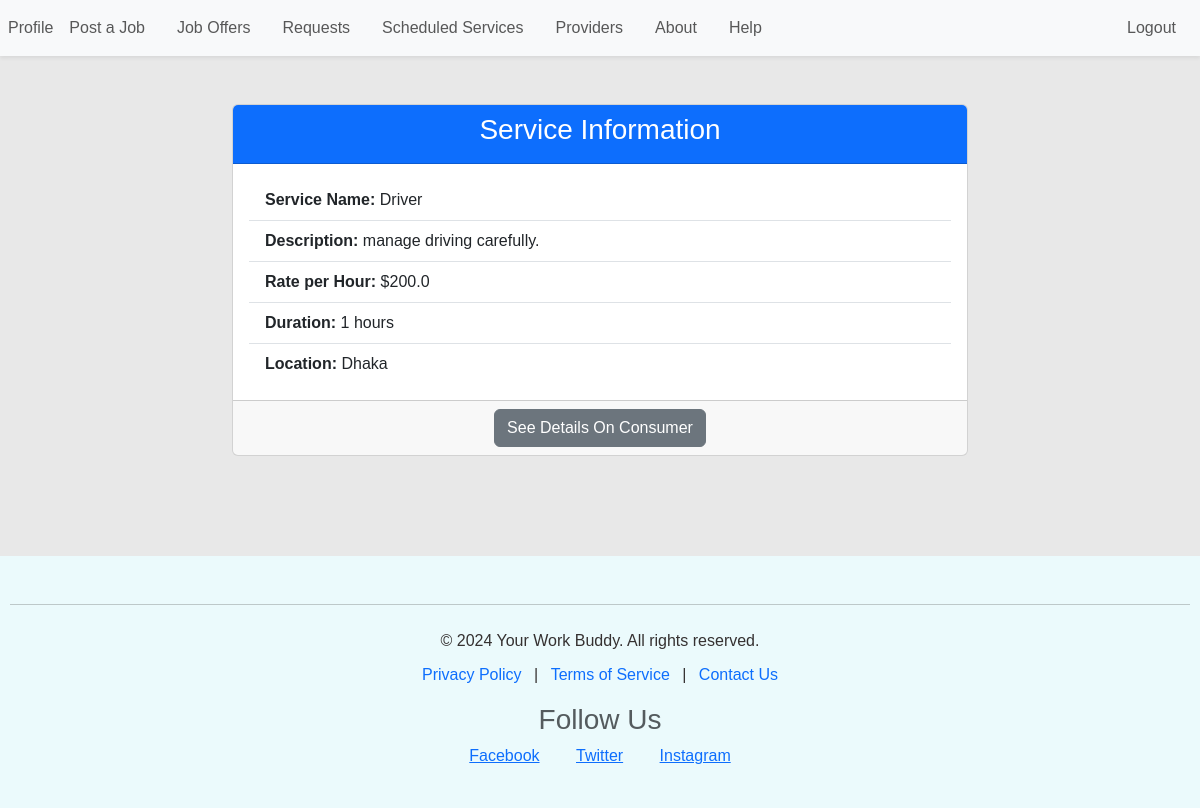
The page /service/9 (signed in) on the database its author committed.
### services/models.py (models this page shows, shortened)
class Service(models.Model):
    service_id = models.IntegerField(blank=True, null=True)
    service_name = models.CharField(max_length=200, blank=True, null=True)
    description = models.TextField(blank=True, null=True)
    rate_per_hour = models.FloatField(blank=True, null=True)
    duration = models.IntegerField(blank=True, null=True)
    service_date = models.DateField(default="2024-01-01", blank=True, null=True)
    location = models.CharField(max_length=255, blank=True, null=True)
    posted_by = models.ForeignKey(settings.AUTH_USER_MODEL, on_delete=models.CASCADE, related_name='posted_services', blank=True, null=True)
    hide = models.BooleanField(default=False)

### services/views.py (the view)
# urls.py: path('service/<int:id>', s_views.service_detail, name='service_detail'),
@login_required
def service_detail(request , id) :
    pro= Service.objects.get(pk=id)
    c = {
        'service':pro,
    }
    try:
        return render(request, template_name='services/service_detail.html',context=c)
    except Exception as e:
        print(f"Error rendering service detail: {e}")
        return render(request, template_name='services/home.html')

### template/services/service_detail.html (shortened to what this page needs)
{% extends 'base.html' %}
{% load static %}
{% block content %}
<div class="container mt-5">
    <div class="row">
        <div class="col-md-8 offset-md-2">
            <div class="card">
                <div class="card-header text-center bg-primary text-white">
                    <h3>Service Information</h3>
                </div>
                <div class="card-body">
                    <ul class="list-group list-group-flush">
                        <li class="list-group-item">
                            <strong>Service Name:</strong> {{ service.service_name }}
                        </li>
                        <li class="list-group-item">
                            <strong>Description:</strong> {{ service.description }}
                        </li>
                        <li class="list-group-item">
                            <strong>Rate per Hour:</strong> ${{ service.rate_per_hour }}
                        </li>
                        <li class="list-group-item">
                            <strong>Duration:</strong> {{ service.duration }} hours
                        </li>
                        <li class="list-group-item">
                            <strong>Location:</strong> {{ service.location }}
                        </li>
                    </ul>
                </div>
                <div class="card-footer text-center">
                    <a href="{% url 'receiver_detail' id=service.posted_by.id %}" class="btn btn-secondary">See Details On Consumer</a>
                </div>
            </div>
        </div>
    </div>
</div>
{% endblock %}

### static/style.css (style rules this page uses)
body { font-family: Arial, sans-serif; background-size: cover; background-position: center; background-repeat: no-repeat; height: 100vh; display: flex; flex-direction: column; background-color:#e8e8e8; }

### rows shown on the page
Service: service_name "Driver", description "manage driving carefully.", rate_per_hour "200.0", duration "1", location "Dhaka"
